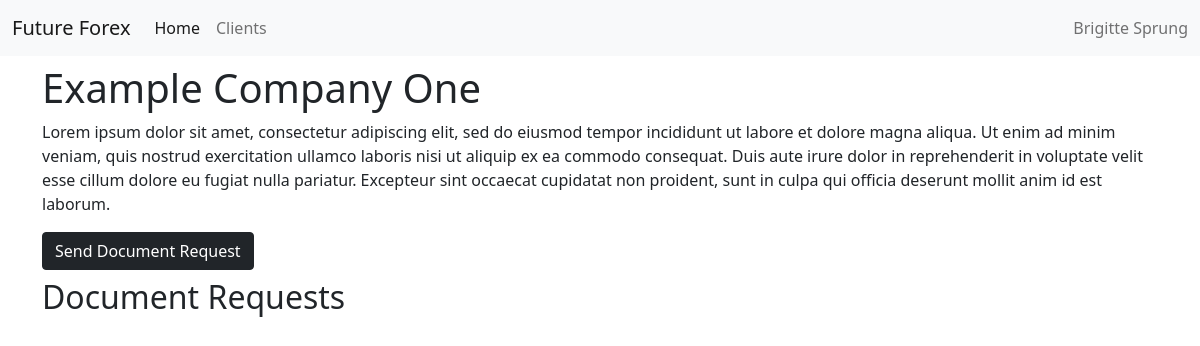
Page /client/1 on the earlier database version.
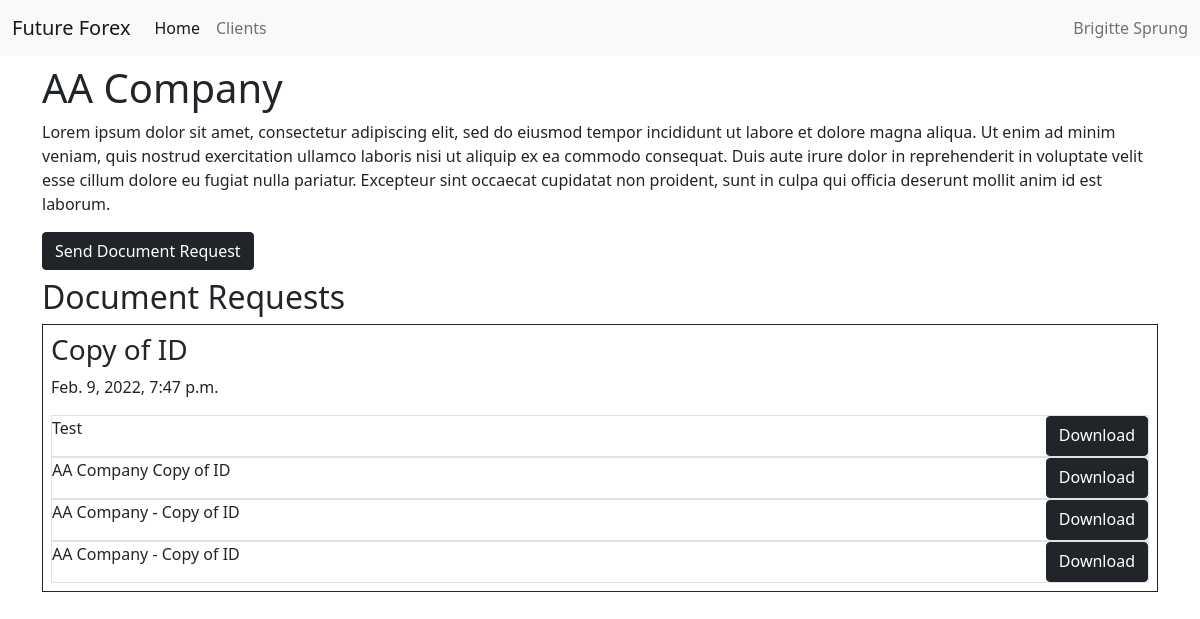
Same page on the later database version.
### dashboard/models.py (models this page shows, shortened)
class Client(models.Model):
    name = models.CharField(max_length=1028)
    created = models.DateTimeField(auto_now_add=True)
    description = models.TextField(blank=True, null=True)
    email = models.EmailField(max_length=254, default='brigittesprung@gmail.com')
    relationshipManager = models.ForeignKey(RelationshipManager, on_delete=models.DO_NOTHING)

class DocumentRequest(models.Model):
    client = models.ForeignKey(Client, on_delete=models.DO_NOTHING)
    relationshipManager = models.ForeignKey(RelationshipManager, on_delete=models.DO_NOTHING)
    email = models.EmailField(max_length=254, default='brigittesprung@gmail.com')
    type = models.CharField(max_length=1028)
    submitted = models.BooleanField(default=False)
    created = models.DateTimeField(auto_now_add=True)
    def getDocument(self):
        return Document.objects.filter(documentRequest=self)

class Document(models.Model):
    name = models.CharField(max_length=1028)
    file = models.FileField(upload_to='tmp/%Y/%m/%d')
    created = models.DateTimeField(auto_now_add=True)
    documentRequest = models.ForeignKey(DocumentRequest, on_delete=models.DO_NOTHING)

### dashboard/views.py (the view)
# urls.py: path('client/<int:client_id>', views.ClientView.as_view(), name='client'),
class ClientView(generic.DetailView):
    template_name = "dashboard/client_page.html"
    def get(self, request, *args, **kwargs):
        id = kwargs['client_id']
        client = Client.objects.get(id=id)
        docRequests = DocumentRequest.objects.filter(client=client)
        context = {
            "client": client,
            "requests": docRequests
        }
        return render(request, self.template_name, context)

### dashboard/templates/dashboard/client_page.html
{% extends 'dashboard/base_generic.html' %}
{% load static %}
{% block content %}
    <h1>{{ client.name }}</h1>
    <p>{{ client.description }}</p>
    <a href="{% url 'request' client.id %}" class="btn btn-dark float-right">Send Document Request</a>
    <h2 class="mt-2">Document Requests</h2>
    {% for request in requests %}
        <div class="container border border-dark p-2">
            <h3>{{ request.type }}</h3>
            <p>{{ request.created }}</p>
            {% if request.submitted %}
                {% for doc in request.getDocument %}
                    <div class="d-flex justify-content-between border">
                        <p>{{ doc.name }}</p>
                        <a href="{{ doc.file.url }}" download class="btn btn-dark float-right">Download</a>
                    </div>
                {% endfor %}
            {% else %}
            <p>No Documents Submitted</p>
            {% endif %}
        </div>
    {% endfor %}
{% endblock %}

### dashboard/templates/dashboard/base_generic.html (shortened to what this page needs)
<!DOCTYPE html>
<html lang="en">
<head>
    {% load static %}
    <link href="https://cdn.jsdelivr.net/npm/bootstrap@5.1.3/dist/css/bootstrap.min.css" rel="stylesheet"
>
    <link rel="stylesheet" href="{% static 'dashboard/style.css' %}">
</head>
<body>
<nav class="navbar navbar-expand-lg navbar-light bg-light">
  <div class="container-fluid">
    <a class="navbar-brand" href="#">Future Forex</a>
    <div class="collapse navbar-collapse" id="navbarText">
      <ul class="navbar-nav me-auto mb-2 mb-lg-0">
        <li class="nav-item">
          <a class="nav-link active" aria-current="page" href="{% url 'dashboard' %}">Home</a>
        </li>
        <li class="nav-item">
          <a class="nav-link" href="{% url 'clients' %}">Clients</a>
        </li>
      </ul>
      <span class="navbar-text">
        Brigitte Sprung
      </span>
    </div>
  </div>
</nav>
<div class="container mt-2">
    {% block content %}
{% endblock %}
</div>
</body>
</html>

Differences in the rows shown:
changed Client: name "Example Company One" → "AA Company"
added DocumentRequest: type "Copy of ID", created "Feb. 9, 2022, 7:47 p.m."
added Document: name "Test"
added Document: name "AA Company Copy of ID"
added Document: name "AA Company - Copy of ID"
added Document: name "AA Company - Copy of ID"
